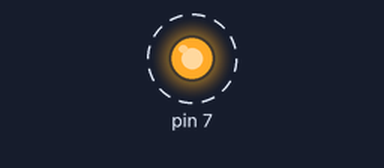
Bench run of a program on a simulated Arduino Nano, built with avr-gcc and run on an emulated ATmega328P. On the bench: output pins drawn as LEDs (lit = HIGH). Dashed ring = blinking.

Above: at 0.2 s.
Timing chart, 0 to 3.2 s (numbered marks = the images above):
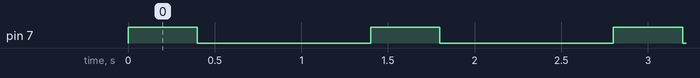

Measured:
- by itself, pin 7: alternates HIGH for 0.40 s and LOW for 1.0 s

The program:

main.cpp
```cpp
#include <Arduino.h>

void setup()
{
  pinMode(7, OUTPUT);
}

void loop()
{
  digitalWrite(7, HIGH);
  delay(400);
  digitalWrite(7, LOW);
  delay(1000);
}
```
